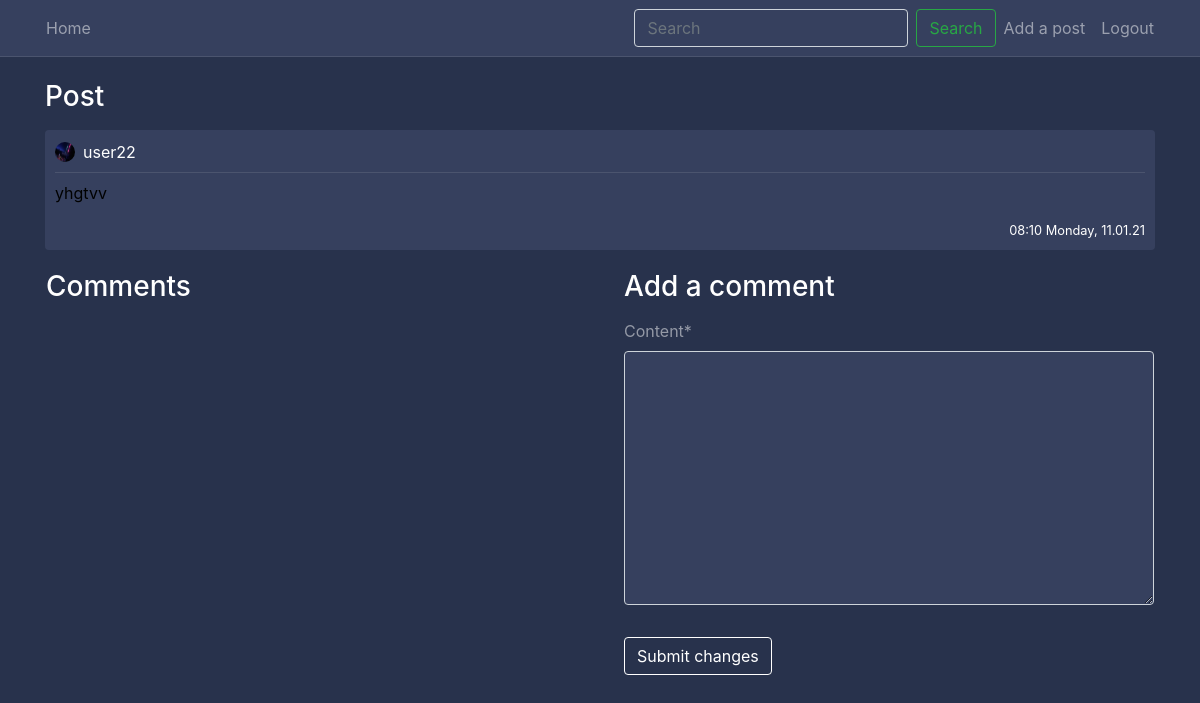
Screenshot of /post/37/ (signed in) with the database file from the repository.
### blog/models.py (models this page shows, shortened)
class Post(models.Model):
    content = models.TextField(max_length=1000000)
    date_posted = models.DateTimeField(default=timezone.now)
    author = models.ForeignKey(User, on_delete=models.CASCADE)

### users/models.py (models this page shows, shortened)
class Profile(models.Model):
    user = models.OneToOneField(User, on_delete=models.CASCADE)
    image = models.ImageField(default='default.jpg', upload_to='profile_pics')
    location = models.CharField(max_length=220, null=True, blank=True)
    bio = models.TextField(blank=True, null=True)
    date = models.DateTimeField(auto_now_add=True)
    updated = models.DateTimeField(auto_now=True)
    followers = models.ManyToManyField(User, related_name='following', blank=True)
    @property
    def followers(self):
        return Follow.objects.filter(follow_user=self.user).count()
    @property
    def following(self):
        return Follow.objects.filter(user=self.user).count()

### blog/views.py (the view)
# urls.py: path('post/<int:pk>/', PostDetailView.as_view(), name='post-detail'),
class PostDetailView(DetailView):
    model = Post
    template_name = 'blog/post_detail.html'
    context_object_name = 'post'
    def get_context_data(self, **kwargs):
        data = super().get_context_data(**kwargs)
        comments_connected = Comment.objects.filter(post_connected=self.get_object()).order_by('-date_posted')
        data['comments'] = comments_connected
        data['form'] = NewCommentForm(instance=self.request.user)
        return data
    def post(self, request, *args, **kwargs):
        new_comment = Comment(content=request.POST.get('content'),
                              author=self.request.user,
                              post_connected=self.get_object())
        new_comment.save()
        return self.get(self, request, *args, **kwargs)

### blog/forms.py
class NewCommentForm(forms.ModelForm):
    class Meta:
        model = Comment
        fields = ['content']

### blog/templates/blog/post_detail.html (shortened to what this page needs)
{% extends "blog/base.html" %}
{% load crispy_forms_tags %}
{% block content %}
    <h3 class="white-important mb-3">
        Post
    </h3>
   <article class="media content-section">
        <div style="width: 100%; word-break: break-all;">
            <div class="pb-2 row m-0" style="width: 100%; margin-right: 0 !important;">
               <div
                       style="padding-left: 0px !important;"
                       class="col-8 no-padding d-flex align-items-center">
                   <img
                       class="rounded-circle mr-2"
                       style="width: 20px; height: 20px;"
                       src="{{ post.author.profile.image.url }}">
                   <a class="mr-2 white-important" href="{% url 'user-posts' post.author %}">
                       {{ post.author }}
                   </a>
               </div>
               <div class="col-4 d-flex flex-row-reverse no-padding align-items-center"
                    style="padding-right: 0 !important;">
               </div>
           </div>
            <div
                    class="mb-2"
                    style="width: 100%; height: 1px; background-color: rgba(255, 255, 255, 0.1)"></div>
            <a style="color: rgba(255, 255, 255, 0.5) !important;">
                <p style="color: black;">
                    {{ post.content }}
                </p>
                <small
                    class="white-important d-flex full-width flex-row-reverse">
                    {{ post.date_posted | date:"H:i l, d.m.y" }}
                </small>
            </a>
        </div>
   </article>
    <div class="row pl-3">
        <div class="col-12 col-md-6 pl-0">
         <h3 class="white-important mb-3">
             Comments
         </h3>
        </div>
        {% if user is not None %}
            <div class="col-12 col-md-6 pl-0 pl-md-3 pr-3">
                <h3 class="white-important mb-3">
                    Add a comment
                </h3>
                <form method="POST">
                    <fieldset class="form-group">
                        {{ form | crispy }}
                    </fieldset>
                    <div class="form-group">
                        <button class="btn btn-outline-primary" type="submit">Submit changes</button>
                    </div>
                </form>
            </div>
        {% endif %}
    </div>
{% endblock content %}

### blog/static/blog/main.css (style rules this page uses)
:root { --muted-color: rgba(255, 255, 255, 0.5); }
body { background: #28324c; color: var(--muted-color); margin-top: 5rem; }
h1, h2, h3, h4, h5, h6 { color: var(--muted-color); }
.content-section { background: #36405e; padding: 10px 10px; margin-bottom: 20px; }
.no-padding { padding: 0 !important; }
a { color: white; text-underline: none; text-decoration: none !important; }
article { border-radius: 4px; }
.white-important { color: white; }
.full-width { width: 100% }
.btn-outline-primary { border-color: white; color: white !important; }
.form-control { background-color: #36405e !important; color: var(--muted-color) !important; box-shadow: 0 0 0 0 !important; }

### rows the page displays
Post: author.profile.image (placeholder picture), author "user22", content "yhgtvv", date_posted "08:10 Monday, 11.01.21"
